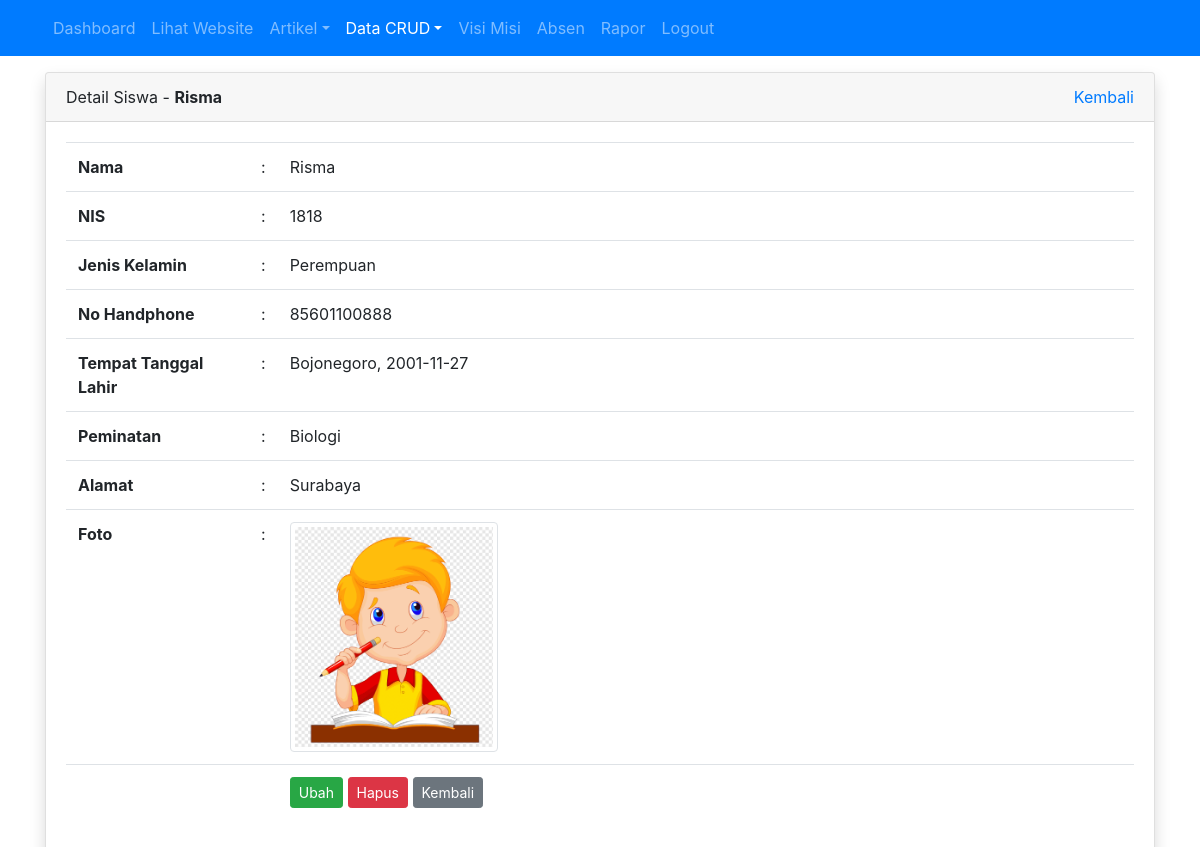
The app's page /admin/siswa/detail.php?id=1 (signed in) with its own data.
### tables this page shows
CREATE TABLE `tbl_siswa` (
  `id` int(11) NOT NULL,
  `nama` varchar(100) DEFAULT NULL,
  `nis` int(4) DEFAULT NULL,
  `password` varchar(255) NOT NULL,
  `jenis_kelamin` enum('L','P') DEFAULT NULL,
  `tempat_lahir` varchar(80) DEFAULT NULL,
  `tanggal_lahir` date DEFAULT NULL,
  `alamat` varchar(100) DEFAULT NULL,
  `no_hp` varchar(12) DEFAULT NULL,
  `foto` varchar(120) DEFAULT NULL,
  `mapel` int(11) DEFAULT NULL
);

CREATE TABLE `tbl_jurusan` (
  `id_mapel` int(11) NOT NULL,
  `mapel` varchar(30) DEFAULT NULL,
  `guru_matapelajaran` int(11) DEFAULT NULL
);

### admin/siswa/detail.php (the view, shortened to what this page needs)
<?php
require_once '../../koneksi.php';
$id = $_GET['id'];
$query = mysqli_query($koneksi, "SELECT tbl_siswa.*, tbl_jurusan.mapel as matapelajaran FROM tbl_siswa LEFT JOIN tbl_jurusan ON tbl_siswa.mapel = tbl_jurusan.id_mapel WHERE tbl_siswa.id = $id");
$row = mysqli_fetch_assoc($query);
?>
<!DOCTYPE html>
<html>
<head>
	<link rel="stylesheet" href="../../resources/datatables/datatables.min.css">
	<link rel="stylesheet" href="../../resources/css/bootstrap.min.css">
</head>
<body>
	<?php require_once '../navbar.php'; ?>
	<div class="container mt-3">
		<div class="row">
			<div class="col">
				<div class="card shadow">
					<div class="card-header">
						<div class="clearfix">
							<div class="float-left">
								Detail Siswa - <strong><?= $row['nama'] ?></strong>
							</div>
							<div class="float-right">
								<a href="index.php">Kembali</a>
							</div>
						</div>
					</div>
					<div class="card-body">
						<table class="table table-stripped">
							<tr>
								<td><b>Nama</b></td>
								<td>:</td>
								<td><?= $row['nama'] ?></td>
							</tr>
							<tr>
								<td><b>NIS</b></td>
								<td>:</td>
								<td><?= $row['nis'] ?></td>
							</tr>
							<tr>
								<td><b>Jenis Kelamin</b></td>
								<td>:</td>
								<td>
									<?= $row['jenis_kelamin'] == 'P' ? 'Perempuan' : '' ?>
								</td>
							</tr>
							<tr>
								<td><b>No Handphone</b></td>
								<td>:</td>
								<td><?= $row['no_hp'] ?></td>
							</tr>
							<tr>
								<td><b>Tempat Tanggal Lahir</b></td>
								<td>:</td>
								<td><?= $row['tempat_lahir'] ?>, <?= $row['tanggal_lahir'] ?></td>
							</tr>
							<tr>
								<td><b>Peminatan</b></td>
								<td>:</td>
								<td><?= $row['matapelajaran'] ?></td>
							</tr>
							<tr>
								<td><b>Alamat</b></td>
								<td>:</td>
								<td><?= $row['alamat'] ?></td>
							</tr>
							<tr>
								<td><b>Foto</b></td>
								<td>:</td>
								<td><img src="../../images/siswa/<?= $row['foto'] ?>" alt="<?= $row['nama'] ?>" width="25%" class="img-thumbnail"></td>
							</tr>
							<tr>
								<td><b></td>
								<td></td>
								<td>
									<a href="ubah.php?id=<?= $row['id'] ?>" class="btn btn-success btn-sm">Ubah</a>
									<a href="hapus.php?id=<?= $row['id'] ?>" class="btn btn-danger btn-sm" onclick="return confirm('apakah anda yakin?')">Hapus</a>
									<a href="index.php" class="btn btn-secondary btn-sm">Kembali</a>
								</td>
							</tr>
						</table>
					</div>
				</div>
			</div>
		</div>
	</div>
</body>
</html>

### records on screen
tbl_siswa: nama "Risma", nis "1818", no_hp "85601100888", tempat_lahir "Bojonegoro", tanggal_lahir "2001-11-27", tbl_jurusan.mapel "Biologi", alamat "Surabaya", foto (picture)
